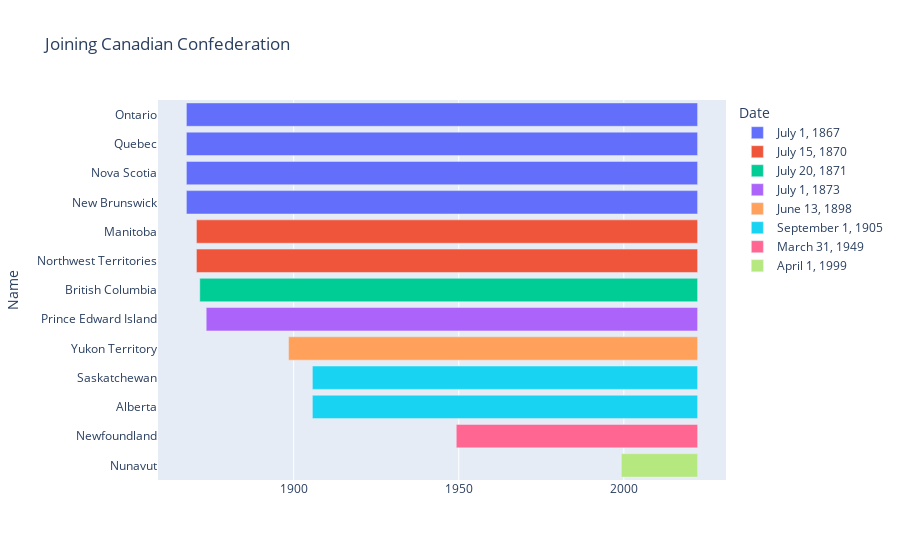

Here is the notebook cell this chart was saved with:
### Code cell
import pandas as pd
df = pd.read_html('https://en.wikipedia.org/wiki/Canadian_Confederation')[2]
df['Name'] = df['Name'].str.split('[').str[0]

from datetime import datetime
df['Start Date'] = df['Date'].apply(lambda x: datetime.strptime(x, '%B %d, %Y'))
df['Today'] = datetime.now()

import plotly.express as px
px.timeline(df, x_start='Start Date', x_end='Today', y='Name', color='Date', title='Joining Canadian Confederation').update_yaxes(autorange="reversed")

### Figure 1 — Plotly figure (JSON) as saved in the notebook; plotly's stock layout.template omitted (floating-point values rounded to 4 significant figures)
{"data": [{"alignmentgroup": "True", "base": ["1867-07-01T00:00:00", "1867-07-01T00:00:00", "1867-07-01T00:00:00", "1867-07-01T00:00:00"], "hovertemplate": "Date=July 1, 1867<br>Start Date=%{base}<br>Today=%{x}<br>Name=%{y}<extra></extra>", "legendgroup": "July 1, 1867", "marker": {"color": "#636efa"}, "name": "July 1, 1867", "offsetgroup": "July 1, 1867", "orientation": "h", "showlegend": true, "textposition": "auto", "type": "bar", "x": [4886648960859, 4886648960859, 4886648960859, 4886648960859], "xaxis": "x", "y": ["Ontario", "Quebec", "Nova Scotia", "New Brunswick"], "yaxis": "y"}, {"alignmentgroup": "True", "base": ["1870-07-15T00:00:00", "1870-07-15T00:00:00"], "hovertemplate": "Date=July 15, 1870<br>Start Date=%{base}<br>Today=%{x}<br>Name=%{y}<extra></extra>", "legendgroup": "July 15, 1870", "marker": {"color": "#EF553B"}, "name": "July 15, 1870", "offsetgroup": "July 15, 1870", "orientation": "h", "showlegend": true, "textposition": "auto", "type": "bar", "x": [4790744960859, 4790744960859], "xaxis": "x", "y": ["Manitoba", "Northwest Territories"], "yaxis": "y"}, {"alignmentgroup": "True", "base": ["1871-07-20T00:00:00"], "hovertemplate": "Date=July 20, 1871<br>Start Date=%{base}<br>Today=%{x}<br>Name=%{y}<extra></extra>", "legendgroup": "July 20, 1871", "marker": {"color": "#00cc96"}, "name": "July 20, 1871", "offsetgroup": "July 20, 1871", "orientation": "h", "showlegend": true, "textposition": "auto", "type": "bar", "x": [4758776960859], "xaxis": "x", "y": ["British Columbia"], "yaxis": "y"}, {"alignmentgroup": "True", "base": ["1873-07-01T00:00:00"], "hovertemplate": "Date=July 1, 1873<br>Start Date=%{base}<br>Today=%{x}<br>Name=%{y}<extra></extra>", "legendgroup": "July 1, 1873", "marker": {"color": "#ab63fa"}, "name": "July 1, 1873", "offsetgroup": "July 1, 1873", "orientation": "h", "showlegend": true, "textposition": "auto", "type": "bar", "x": [4697260160859], "xaxis": "x", "y": ["Prince Edward Island"], "yaxis": "y"}, {"alignmentgroup": "True", "base": ["1898-06-13T00:00:00"], "hovertemplate": "Date=June 13, 1898<br>Start Date=%{base}<br>Today=%{x}<br>Name=%{y}<extra></extra>", "legendgroup": "June 13, 1898", "marker": {"color": "#FFA15A"}, "name": "June 13, 1898", "offsetgroup": "June 13, 1898", "orientation": "h", "showlegend": true, "textposition": "auto", "type": "bar", "x": [3909896960859], "xaxis": "x", "y": ["Yukon Territory"], "yaxis": "y"}, {"alignmentgroup": "True", "base": ["1905-09-01T00:00:00", "1905-09-01T00:00:00"], "hovertemplate": "Date=September 1, 1905<br>Start Date=%{base}<br>Today=%{x}<br>Name=%{y}<extra></extra>", "legendgroup": "September 1, 1905", "marker": {"color": "#19d3f3"}, "name": "September 1, 1905", "offsetgroup": "September 1, 1905", "orientation": "h", "showlegend": true, "textposition": "auto", "type": "bar", "x": [3682146560859, 3682146560859], "xaxis": "x", "y": ["Saskatchewan", "Alberta"], "yaxis": "y"}, {"alignmentgroup": "True", "base": ["1949-03-31T00:00:00"], "hovertemplate": "Date=March 31, 1949<br>Start Date=%{base}<br>Today=%{x}<br>Name=%{y}<extra></extra>", "legendgroup": "March 31, 1949", "marker": {"color": "#FF6692"}, "name": "March 31, 1949", "offsetgroup": "March 31, 1949", "orientation": "h", "showlegend": true, "textposition": "auto", "type": "bar", "x": [2306917760859], "xaxis": "x", "y": ["Newfoundland"], "yaxis": "y"}, {"alignmentgroup": "True", "base": ["1999-04-01T00:00:00"], "hovertemplate": "Date=April 1, 1999<br>Start Date=%{base}<br>Today=%{x}<br>Name=%{y}<extra></extra>", "legendgroup": "April 1, 1999", "marker": {"color": "#B6E880"}, "name": "April 1, 1999", "offsetgroup": "April 1, 1999", "orientation": "h", "showlegend": true, "textposition": "auto", "type": "bar", "x": [728994560859], "xaxis": "x", "y": ["Nunavut"], "yaxis": "y"}], "layout": {"barmode": "overlay", "legend": {"title": {"text": "Date"}, "tracegroupgap": 0}, "title": {"text": "Joining Canadian Confederation"}, "xaxis": {"anchor": "y", "domain": [0, 1], "type": "date"}, "yaxis": {"anchor": "x", "autorange": "reversed", "domain": [0, 1], "title": {"text": "Name"}}}}
